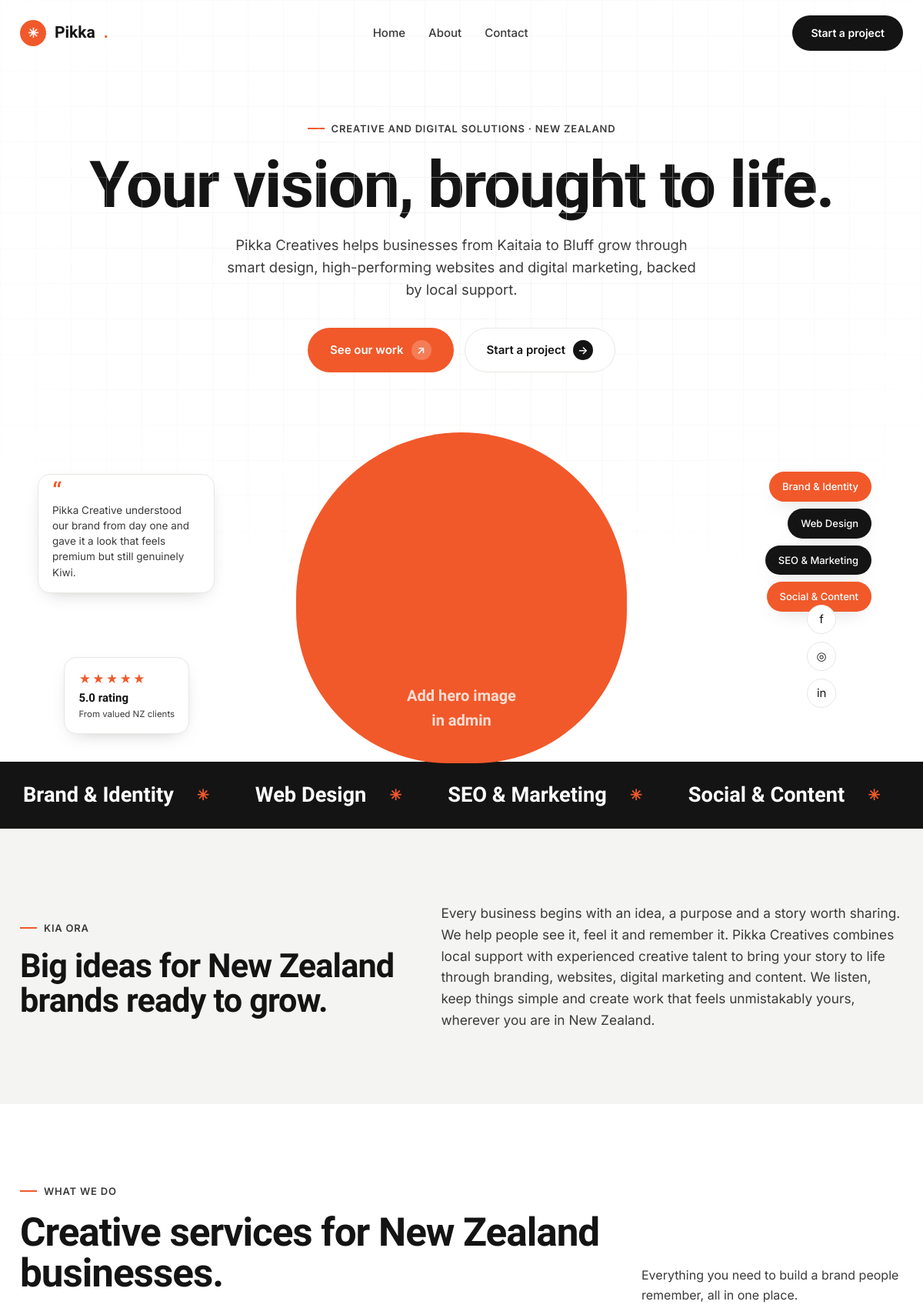
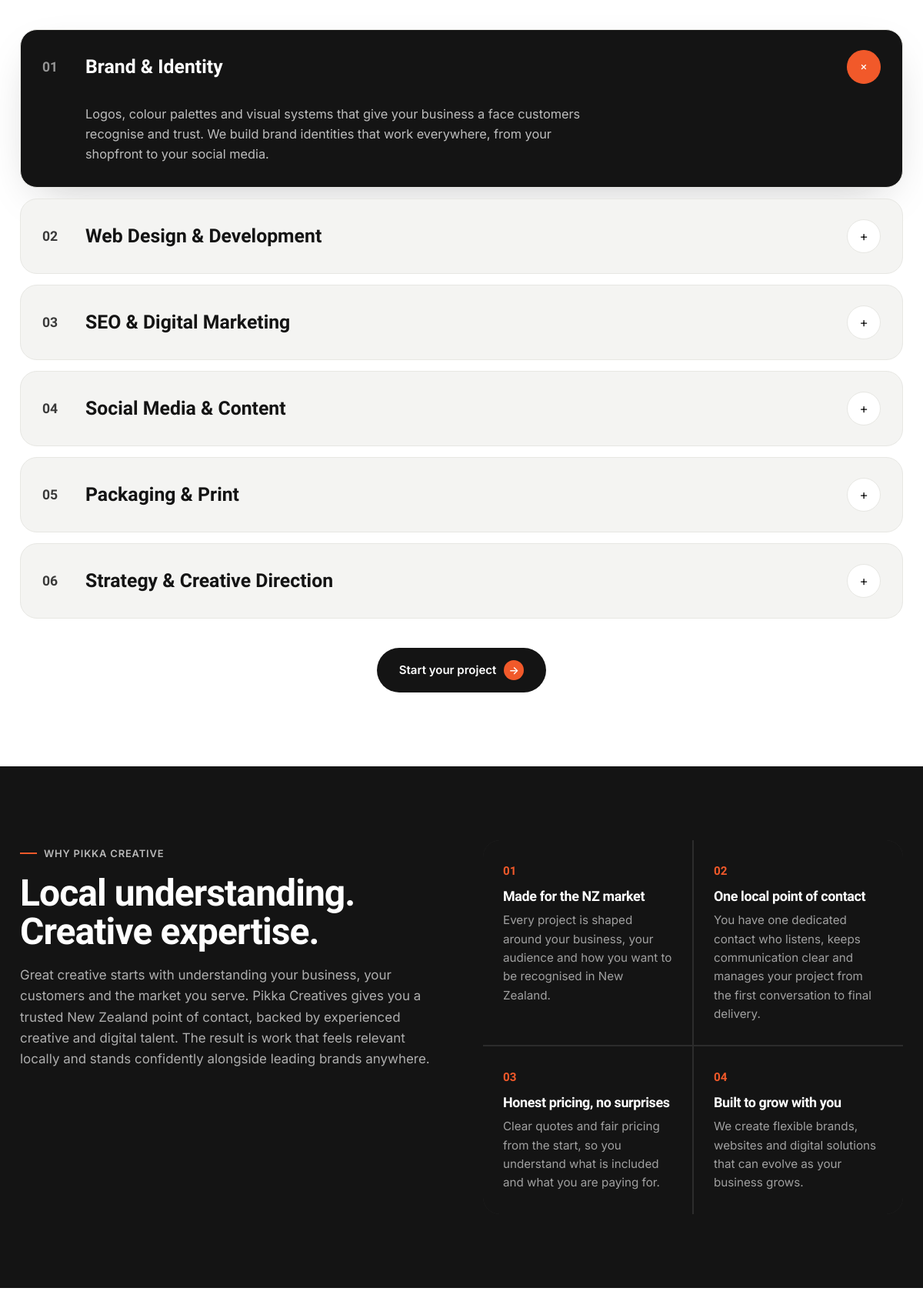
The page / (upper part) on the database its author committed (2 pictures, top to bottom).
### tables this page shows
CREATE TABLE IF NOT EXISTS `services` (
  `id` INT(11) NOT NULL AUTO_INCREMENT,
  `title` VARCHAR(120) NOT NULL,
  `description` TEXT DEFAULT NULL,
  `sort_order` INT(11) DEFAULT 0,
  `is_active` TINYINT(1) DEFAULT 1,
  PRIMARY KEY (`id`)
);

CREATE TABLE IF NOT EXISTS `why_reasons` (
  `id` INT(11) NOT NULL AUTO_INCREMENT,
  `title` VARCHAR(120) NOT NULL,
  `description` TEXT DEFAULT NULL,
  `sort_order` INT(11) DEFAULT 0,
  PRIMARY KEY (`id`)
);

### includes/config.php (called while the page is built, shortened)
<?php
function db() {
    static $conn = null;
    if ($conn === null) {
        $conn = @mysqli_connect(DB_HOST, DB_USER, DB_PASS, DB_NAME);
        mysqli_set_charset($conn, 'utf8mb4');
    }
    return $conn;
}

### index.php (the view, shortened to what this page needs)
<?php require_once __DIR__ . '/includes/functions.php';
$is_admin = maintenance_gate();
$logo   = s('logo_text', 'Pikka');
$hero_img = c('hero_image');
$marquee  = array_filter(array_map('trim', explode('|', s('marquee_items', ''))));
?>
<!DOCTYPE html>
<html lang="en">
<head>
<link rel="stylesheet" href="assets/css/style.css">
</head>
<body>
<header class="site-header">
  <div class="container nav">
    <a href="#top" class="brand"><?= brand_mark($logo) ?></a>
    <nav class="nav-links">
      <a href="index.php">Home</a>
      <a href="about.php">About</a>
      <a href="contact.php">Contact</a>
    </nav>
    <a href="#" class="nav-cta" data-open-form>Start a project</a>
  </div>
</header>
<section class="hero">
  <div class="hero-grid-bg"></div>
  <div class="container">
    <span class="eyebrow center"><?= e(c('hero_eyebrow')) ?></span>
    <h1><?= nl2br(e(c('hero_headline'))) ?></h1>
    <p class="hero-sub"><?= e(c('hero_subheadline')) ?></p>
    <div class="hero-actions">
      <a href="#services" class="btn btn-primary"><?= e(c('hero_btn_primary')) ?> <span class="ico">↗</span></a>
      <a href="#contact" class="btn btn-outline" data-open-form><?= e(c('hero_btn_secondary')) ?> <span class="ico">→</span></a>
    </div>
    <div class="hero-stage">
      <div class="float-card fc-quote">
        <span class="qmark">“</span>
        <p class="q"><?= e(c('hero_quote')) ?></p>
      </div>
      <div class="float-card fc-tags">
        <span class="tag-pill on">Brand & Identity</span>
        <span class="tag-pill">Web Design</span>
        <span class="tag-pill">SEO & Marketing</span>
        <span class="tag-pill on">Social & Content</span>
      </div>
      <div class="hero-photo-ring">
        <?php if ($hero_img): ?>
          <img src="<?= e($hero_img) ?>" alt="Pikka Creatives">
        <?php else: ?>
          <span class="ph">Add hero image<br>in admin</span>
        <?php endif; ?>
      </div>
      <div class="float-card fc-reviews">
        <div>
          <div class="stars">★★★★★</div>
          <div class="r-stat"><?= e(c('hero_reviews_stat')) ?></div>
          <div class="r-label"><?= e(c('hero_reviews_label')) ?></div>
        </div>
      </div>
      <div class="float-card fc-social">
        <a class="soc" href="#" aria-label="Facebook">f</a>
        <a class="soc" href="#" aria-label="Instagram">◎</a>
        <a class="soc" href="#" aria-label="LinkedIn">in</a>
      </div>
    </div>
  </div>
</section>
<div class="marquee" aria-hidden="true">
  <div class="marquee-track">
    <?php $loop = array_merge($marquee, $marquee);
    foreach ($loop as $m): ?><span class="marquee-item"><?= e($m) ?></span><?php endforeach; ?>
  </div>
</div>
<section class="intro pad" id="intro">
  <div class="container intro-wrap">
    <div>
      <span class="eyebrow"><?= e(c('intro_eyebrow')) ?></span>
      <h2 style="margin-top:16px"><?= e(c('intro_heading')) ?></h2>
    </div>
    <div class="intro-body">
      <?php foreach (paragraphs(c('intro_body')) as $para): ?>
        <p><?= e($para) ?></p>
      <?php endforeach; ?>
    </div>
  </div>
</section>
<section class="pad" id="services">
  <div class="container">
    <div class="svc-top">
      <div class="sec-head">
        <span class="eyebrow"><?= e(c('services_eyebrow')) ?></span>
        <h2><?= e(c('services_heading')) ?></h2>
      </div>
      <p style="max-width:340px;color:var(--ink-2)"><?= e(c('services_intro')) ?></p>
    </div>
    <div class="svc-list">
      <?php $i = 0; foreach (get_rows('services') as $svc): $i++; ?>
        <div class="svc-item">
          <div class="svc-head">
            <span class="svc-num"><?= sprintf('%02d', $i) ?></span>
            <span class="svc-title"><?= e($svc['title']) ?></span>
            <span class="svc-toggle">+</span>
          </div>
          <div class="svc-body"><div class="svc-body-inner"><?= e($svc['description']) ?></div></div>
        </div>
      <?php endforeach; ?>
    </div>
    <div class="svc-cta">
      <a href="#contact" class="btn btn-dark" data-open-form>Start your project <span class="ico">→</span></a>
    </div>
  </div>
</section>
<section class="why pad" id="why">
  <div class="container why-wrap">
    <div class="why-intro">
      <span class="eyebrow"><?= e(c('why_eyebrow')) ?></span>
      <h2 style="margin-top:16px"><?= e(c('why_heading')) ?></h2>
      <p><?= e(c('why_body')) ?></p>
    </div>
    <div class="why-grid">
      <?php $n = 0; foreach (get_rows('why_reasons') as $r): $n++; ?>
        <div class="why-cell">
          <span class="n"><?= sprintf('0%d', $n) ?></span>
          <h4><?= e($r['title']) ?></h4>
          <p><?= e($r['description']) ?></p>
        </div>
      <?php endforeach; ?>
    </div>
  </div>
</section>
<section class="pad" id="process">
</section>
</body>
</html>

### rows shown on the page
services: title "Brand & Identity", description "Logos, colour palettes and visual systems that give your business a face customers recognise and trust. We build brand identities that work everywhere, from your shopfront to your social media."
services: title "Web Design & Development"
services: title "SEO & Digital Marketing"
services: title "Social Media & Content"
services: title "Packaging & Print"
services: title "Strategy & Creative Direction"
why_reasons: title "Made for the NZ market", description "Every project is shaped around your business, your audience and how you want to be recognised in New Zealand."
why_reasons: title "One local point of contact", description "You have one dedicated contact who listens, keeps communication clear and manages your project from the first conversation to final delivery."
why_reasons: title "Honest pricing, no surprises", description "Clear quotes and fair pricing from the start, so you understand what is included and what you are paying for."
why_reasons: title "Built to grow with you", description "We create flexible brands, websites and digital solutions that can evolve as your business grows."

### other values the page prints
$logoText "Pikka"
c('hero_eyebrow') "CREATIVE AND DIGITAL SOLUTIONS · NEW ZEALAND"
c('hero_headline') "Your vision, brought to life."
c('hero_subheadline') "Pikka Creatives helps businesses from Kaitaia to Bluff grow through smart design, high-performing websites and digital marketing, backed by local support."
c('hero_btn_primary') "See our work"
c('hero_btn_secondary') "Start a project"
c('hero_quote') "Pikka Creative understood our brand from day one and gave it a look that feels premium but still genuinely Kiwi."
c('hero_reviews_stat') "5.0 rating"
c('hero_reviews_label') "From valued NZ clients"
$m "Brand & Identity"
$m "Web Design"
$m "SEO & Marketing"
$m "Social & Content"
c('intro_eyebrow') "KIA ORA"
c('intro_heading') "Big ideas for New Zealand brands ready to grow."
